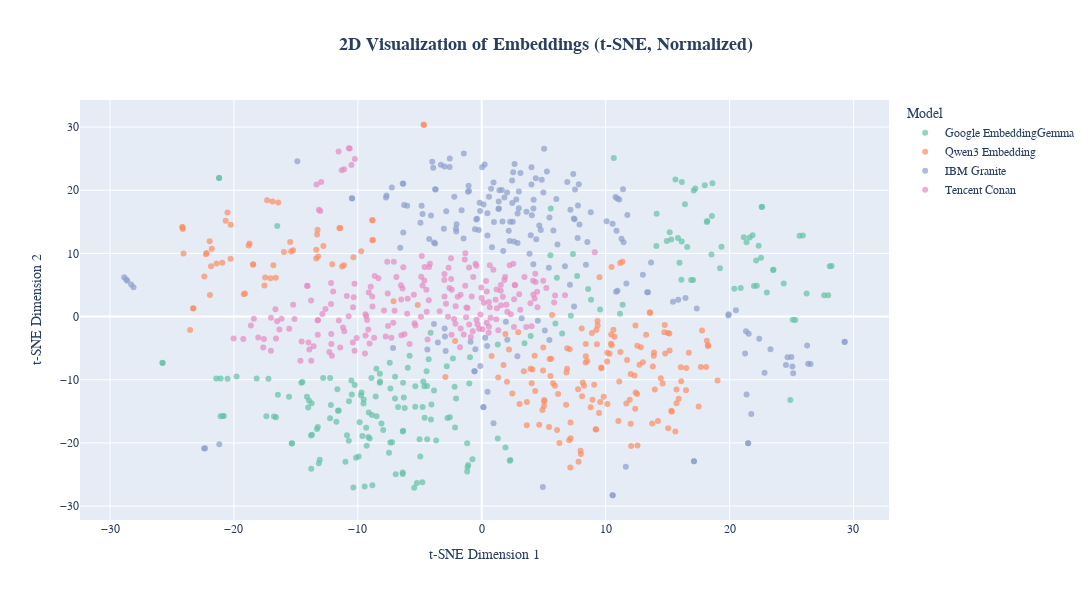

Notebook source saved alongside this figure:
### Code cell
# Example 3: Combined t-SNE with normalization (better for local structure)
print("=" * 80)
print("METHOD 3: Combined t-SNE with Normalization")
print("=" * 80)
print("t-SNE preserves local structure better than PCA\n")

visualize_multiple_embeddings_improved(
    [embeddings_google, embeddings_qwen, embeddings_ibm, embeddings_tencent],
    ["Google EmbeddingGemma", "Qwen3 Embedding", "IBM Granite", "Tencent Conan"],
    quotes=quotes,
    method="tsne",
)

### Figure 1 — Plotly figure (JSON) as saved in the notebook; plotly's stock layout.template omitted (floating-point values rounded to 4 significant figures; data arrays with more than 128 entries replaced by an {"elided": "..."} marker saying what was removed)
{"data": [{"customdata": {"elided": "200x2 str values"}, "hovertemplate": "Model=%{customdata[1]}<br>t-SNE Dimension 1=%{x:.3f}<br>t-SNE Dimension 2=%{y:.3f}<br>Quote=%{customdata[0]}<extra></extra>", "legendgroup": "Google EmbeddingGemma", "marker": {"color": "rgb(102,194,165)", "opacity": 0.7, "size": 6, "symbol": "circle"}, "mode": "markers", "name": "Google EmbeddingGemma", "orientation": "v", "showlegend": true, "type": "scatter", "x": {"elided": "200 float values"}, "xaxis": "x", "y": {"elided": "200 float values"}, "yaxis": "y"}, {"customdata": {"elided": "200x2 str values"}, "hovertemplate": "Model=%{customdata[1]}<br>t-SNE Dimension 1=%{x:.3f}<br>t-SNE Dimension 2=%{y:.3f}<br>Quote=%{customdata[0]}<extra></extra>", "legendgroup": "Qwen3 Embedding", "marker": {"color": "rgb(252,141,98)", "opacity": 0.7, "size": 6, "symbol": "circle"}, "mode": "markers", "name": "Qwen3 Embedding", "orientation": "v", "showlegend": true, "type": "scatter", "x": {"elided": "200 float values"}, "xaxis": "x", "y": {"elided": "200 float values"}, "yaxis": "y"}, {"customdata": {"elided": "200x2 str values"}, "hovertemplate": "Model=%{customdata[1]}<br>t-SNE Dimension 1=%{x:.3f}<br>t-SNE Dimension 2=%{y:.3f}<br>Quote=%{customdata[0]}<extra></extra>", "legendgroup": "IBM Granite", "marker": {"color": "rgb(141,160,203)", "opacity": 0.7, "size": 6, "symbol": "circle"}, "mode": "markers", "name": "IBM Granite", "orientation": "v", "showlegend": true, "type": "scatter", "x": {"elided": "200 float values"}, "xaxis": "x", "y": {"elided": "200 float values"}, "yaxis": "y"}, {"customdata": {"elided": "200x2 str values"}, "hovertemplate": "Model=%{customdata[1]}<br>t-SNE Dimension 1=%{x:.3f}<br>t-SNE Dimension 2=%{y:.3f}<br>Quote=%{customdata[0]}<extra></extra>", "legendgroup": "Tencent Conan", "marker": {"color": "rgb(231,138,195)", "opacity": 0.7, "size": 6, "symbol": "circle"}, "mode": "markers", "name": "Tencent Conan", "orientation": "v", "showlegend": true, "type": "scatter", "x": {"elided": "200 float values"}, "xaxis": "x", "y": {"elided": "200 float values"}, "yaxis": "y"}], "layout": {"font": {"family": "Arial, sans-serif", "size": 12}, "height": 600, "legend": {"title": {"text": "Model"}, "tracegroupgap": 0}, "title": {"font": {"family": "Arial, sans-serif", "size": 18}, "text": "<b>2D Visualization of Embeddings (t-SNE, Normalized)</b>", "x": 0.5, "xanchor": "center"}, "width": 1200, "xaxis": {"anchor": "y", "domain": [0, 1], "title": {"text": "t-SNE Dimension 1"}}, "yaxis": {"anchor": "x", "domain": [0, 1], "title": {"text": "t-SNE Dimension 2"}}}}
